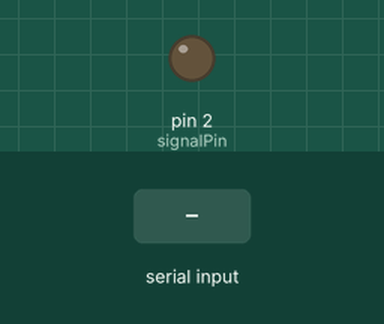
Bench run of a sketch on a simulated Arduino Uno, built with avr-gcc and run on an emulated ATmega328P. Shown: output pins drawn as LEDs (lit = HIGH). The test bench sets the inputs (shaded band). Random numbers use the default seed unless the sketch sets one; what the sketch prints to the serial monitor is not drawn.

Above: at 1.2 s.
1.3 s: "IN" received over Serial
3.8 s: "start" received over Serial
Timing chart, 0 to 12.8 s (numbered marks = the images above; inputs shaded):
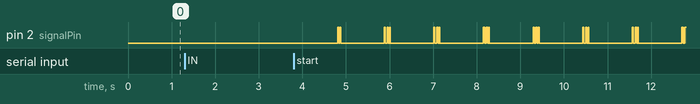

Measured:
- after the input at 1.3 s, every drawn part: stays the same
- after the input at 3.8 s, pin 2 (signalPin): LOW → HIGH after 1.0 s, then repeats every 1.1 s: LOW 0.03 s, HIGH 0.02 s, LOW 1.0 s, HIGH 0.03 s, LOW 0.04 s, HIGH 0.03 s

The sketch:

signalGenerator.ino
```cpp
// (licence header left out)
#define   signalPin   2
#define   ledPin      13


//Version number //it always need to start with: "Sigan_Generator-"
String version = "Signal_Generator-0.1";

// -------------- CHANGE variable here ----------->
//modes:
//  -1 random sequence
//  0 read sequence 0
//  1 read sequence 1
//  ...

int mode = 3;
bool generateSignal = false;
//this can be quite real data promoting a bit double contacts
const int randomTCMin = 4;
const int randomTCMax = 500;
const int randomTFMin = 40;
const int randomTFMax = 1200;

//first num is the last element position
//2nd param is start mode. IN = ON, OUT = OFF
//values are in milliseconds
const String sequences [] = {
  "7;IN;30;25;15;1000;25;40;19;60;24;800,30",
  "5;IN;100;1500;200;5000",
  "6;OUT;1100;40;1200;30;8000",
  "3;OUT;2000;1000"
};
// <---------- end of CHANGE variable here --------

void setup() {
  pinMode(signalPin, OUTPUT);
  Serial.begin(9600);
  if (mode == -1)
  {
    randomSeed(analogRead(0));
  }
}

void loop() {
  //signalOn(500);
  //signalOff(100);

  while (generateSignal)
  {
    if (mode >= 0)
    {
      processString(mode);
    }
    else
    {
      signalOn(random(randomTCMin, randomTCMax));
      signalOff(random(randomTFMin, randomTFMax));
    }
  }
}

void processString(int n)
{
  String sequence = sequences[n]; //TODO: check n is not greater than sequences length
  int last = getValue(sequence, ';', 0).toInt();
  String currentStatus = getValue(sequence, ';', 1);
  for (int i = 2; i <= last; i++)
  {
    int duration = getValue(sequence, ';', i).toInt();

    if (currentStatus == "IN")
      signalOn(duration);
    else
      signalOff(duration);

    //invert status
    if (currentStatus == "IN")
      currentStatus = "OUT";
    else
      currentStatus = "IN";
  }
}

// https://stackoverflow.com/questions/9072320/split-string-into-string-array
String getValue(String data, char separator, int index)
{
  int found = 0;
  int strIndex[] = {
    0, -1
  };
  int maxIndex = data.length() - 1;

  for (int i = 0; i <= maxIndex && found <= index; i++) {
    if (data.charAt(i) == separator || i == maxIndex) {
      found++;
      strIndex[0] = strIndex[1] + 1;
      strIndex[1] = (i == maxIndex) ? i + 1 : i;
    }
  }

  return found > index ? data.substring(strIndex[0], strIndex[1]) : "";
}

//TC
void signalOn(int duration) {
  Serial.print("\nsignalON ");
  Serial.println(duration);
  digitalWrite(signalPin, HIGH);
  digitalWrite(ledPin, HIGH);
  delay(duration);
}

//TF
void signalOff(int duration) {
  Serial.print("\nsignalOFF ");
  Serial.println(duration);
  digitalWrite(signalPin, LOW);
  digitalWrite(ledPin, LOW);
  delay(duration);
}

void serialEvent()
{
  String inputString = Serial.readString();
  inputString = inputString.substring(0, inputString.lastIndexOf(";"));
  if (inputString == "start")
  {
    Serial.println("Starting signal");
    generateSignal = true;
  } else if (inputString == "stop")
  {
    generateSignal = false;
    Serial.println("Stoping signal");
  } else if( inputString == "get_version" )
  {
    get_version();
  } else
  {
    Serial.println("mode = " + inputString);
    mode = inputString.toInt();
  }
}


void get_version()
{
  Serial.println(version);
}
```
